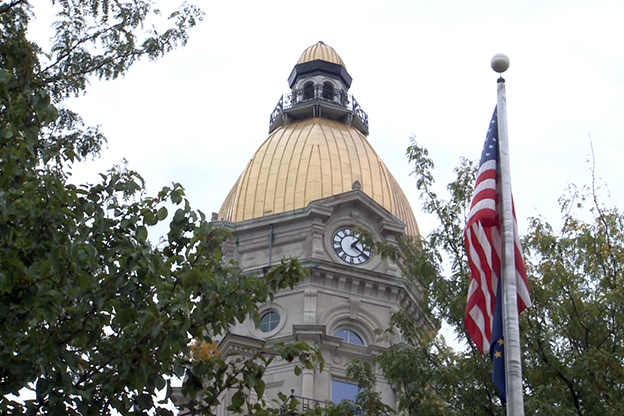
%> input picture 8.jpg, 624 x 416 px
$ octave RoofDetect.m   (GNU Octave 9; MATLAB toolbox functions it lacks are replaced by stand-ins)
%> lines starting %> are read from the running program, lines starting %| are printed output that depends on the picture; in (x1, y1, x2, y2) boxes, pixels count from 0 and x2, y2 are one past the last pixel; in counts of white or black regions, pixels touching at a corner belong together; the program's own positions count from 1
clc;clear;
img=imread('8.jpg');
%> img is the input picture: size 416x624x3 uint8; mean R, G, B 149.6, 150.5, 146.2
img_hsv = rgb2hsv(img);
%> img_hsv: size 416x624x3 double; mean H, S, V 0.316, 0.156, 0.608
array2 = (img_hsv(:,:,1) > 0.075);
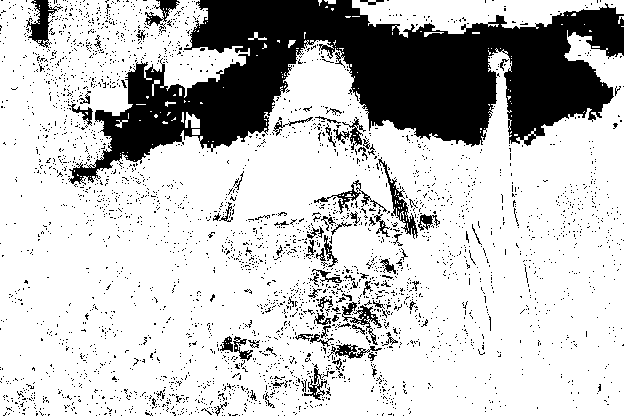
%> array2: size 416x624 logical; 77.2% white; 3242 black regions (3154 under 20 px), largest, box (x1, y1, x2, y2) and area: (68, 0, 624, 185) 45136, (26, 0, 63, 48) 672, (378, 157, 418, 239) 589
array3 = (img_hsv(:,:,1) < 0.115);
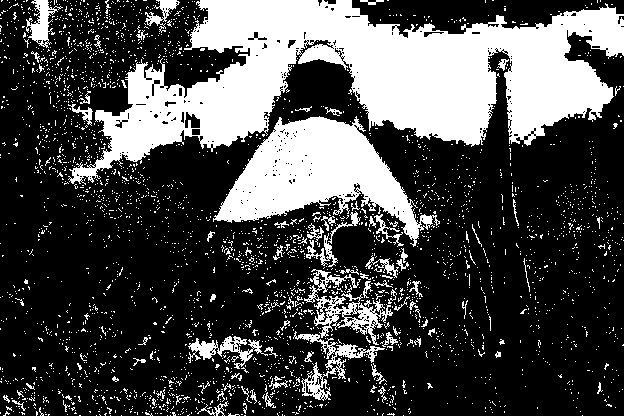
%> array3: size 416x624 logical; 28.8% white; 3001 white regions (2912 under 20 px), largest, box (x1, y1, x2, y2) and area: (68, 0, 624, 185) 45613, (213, 116, 440, 247) 12914, (304, 269, 393, 345) 1840
result = array2 .* array3;
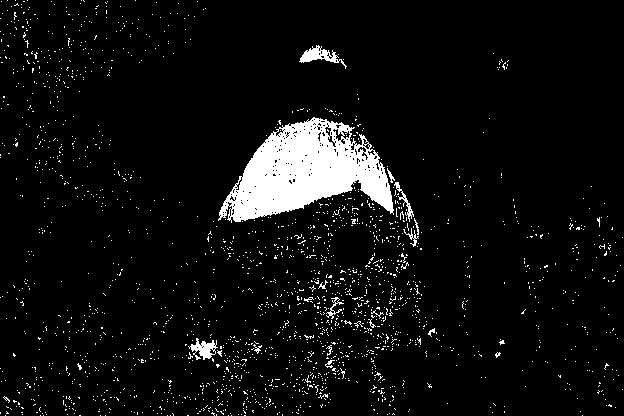
%> result: size 416x624 double; values 0 (black) and 1 (white), 6% white; 2021 white regions (2004 under 20 px), largest, box (x1, y1, x2, y2) and area: (218, 117, 394, 223) 10089, (299, 45, 347, 69) 386, (188, 338, 218, 360) 315
img_filtered = medfilt2(result, [10 10]);
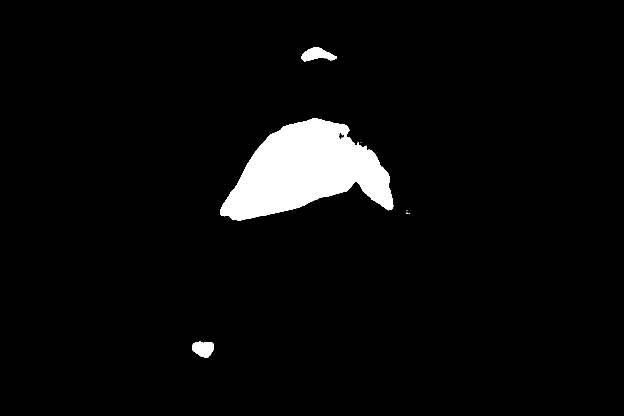
%> img_filtered: size 416x624 double; min 0, max 1, mean 0.0428
figure(1);
imshow(img_filtered);
figure(2);
imshow(result);

$ run again, with 1.jpg copied over 8.jpg
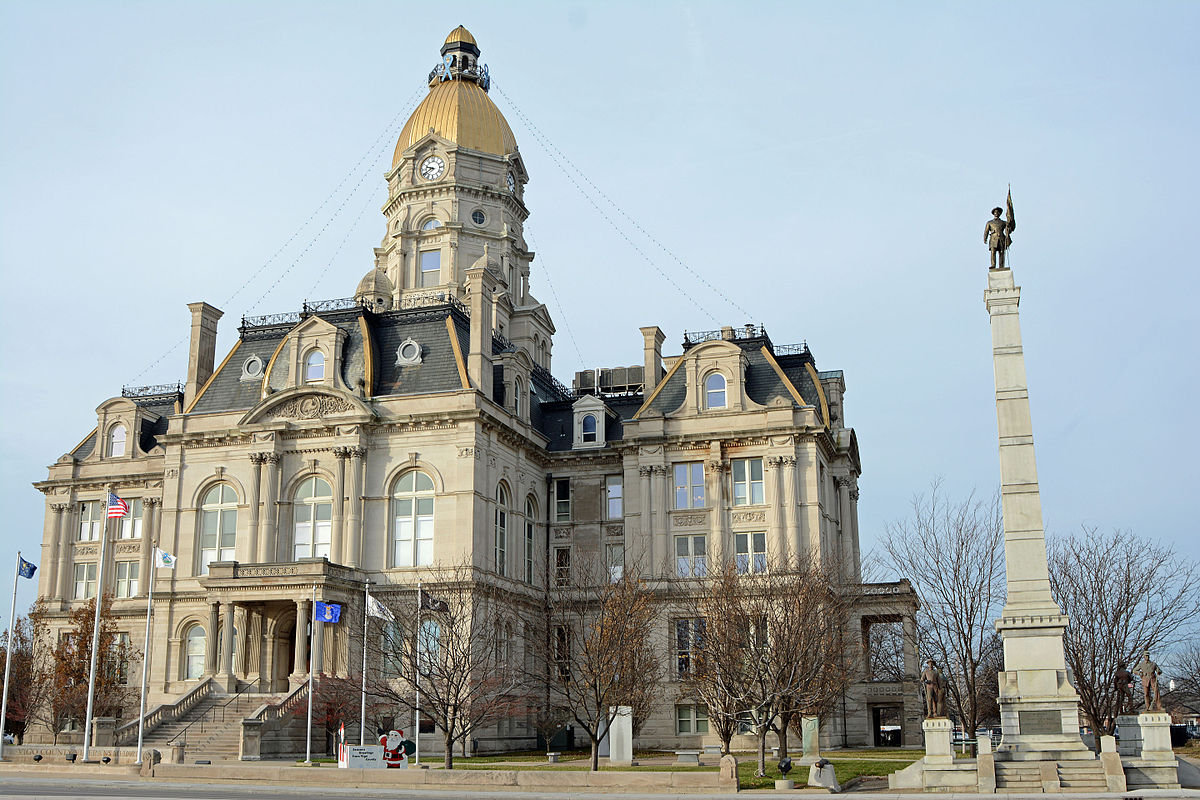
%> input picture 1.jpg, 1200 x 800 px
%> img is the input picture: size 800x1200x3 uint8; mean R, G, B 161.5, 168.7, 168.8
%> img_hsv: size 800x1200x3 double; mean H, S, V 0.374, 0.2, 0.71
%> `array2 = (img_hsv(:,:,1) > 0.075);`:
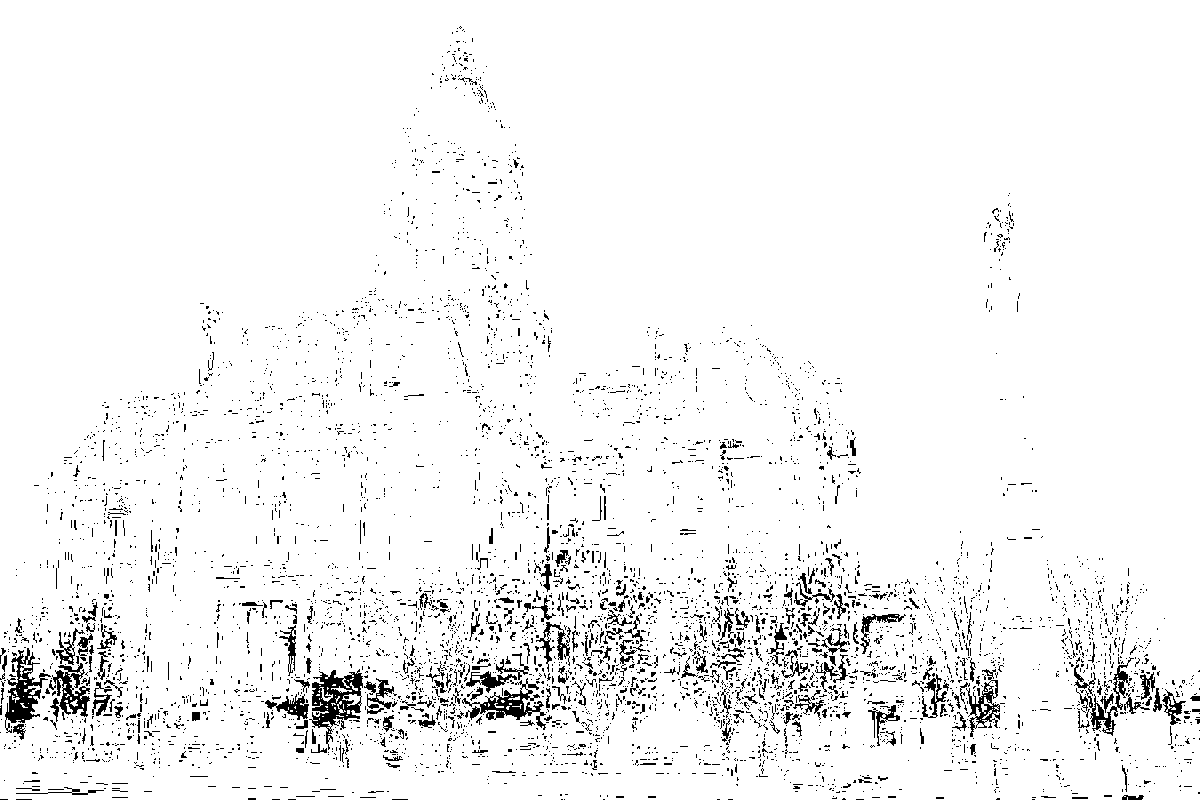
%> array2: size 800x1200 logical; 95.4% white; black in thin lines or dots
%> array3: size 800x1200 logical; 21% white; 2778 white regions (2412 under 20 px), largest, box (x1, y1, x2, y2) and area: (0, 303, 920, 796) 136031, (623, 327, 857, 502) 7715, (392, 74, 516, 186) 4617
%> result: size 800x1200 double; values 0 (black) and 1 (white), 16.4% white; 4212 white regions (3773 under 20 px), largest, box (x1, y1, x2, y2) and area: (0, 464, 880, 796) 61664, (13, 303, 538, 749) 23337, (640, 327, 831, 499) 6342
%> `img_filtered = medfilt2(result, [10 10]);`:
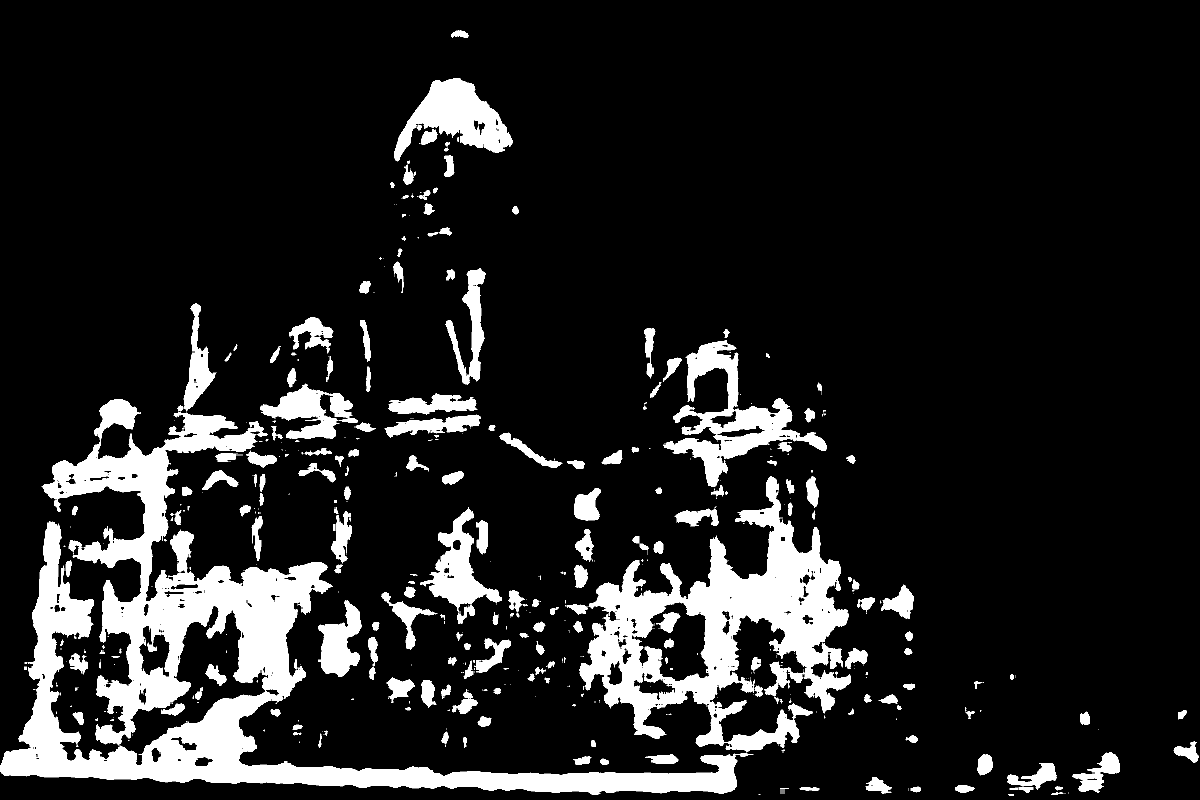
%> img_filtered: size 800x1200 double; min 0, max 1, mean 0.134

$ run again, with 9.jpg copied over 8.jpg
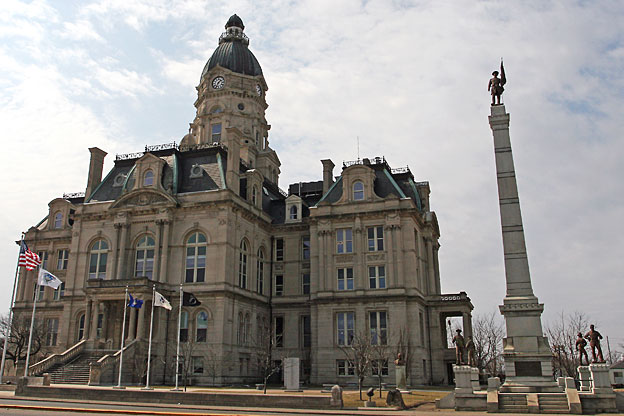
%> input picture 9.jpg, 624 x 416 px
%> img is the input picture: size 416x624x3 uint8; mean R, G, B 148.8, 145.7, 142.5
%> img_hsv: size 416x624x3 double; mean H, S, V 0.34, 0.13, 0.597
%> `array2 = (img_hsv(:,:,1) > 0.075);`:
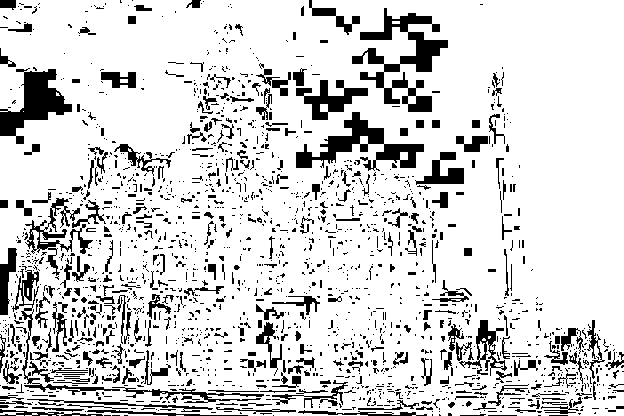
%> array2: size 416x624 logical; 83.9% white; 1799 black regions (1468 under 20 px), largest, box (x1, y1, x2, y2) and area: (352, 8, 448, 112) 3261, (296, 112, 424, 171) 2457, (0, 68, 72, 144) 2308
%> array3: size 416x624 logical; 36.5% white; 609 white regions (496 under 20 px), largest, box (x1, y1, x2, y2) and area: (0, 8, 624, 416) 79373, (0, 68, 72, 144) 2330, (414, 152, 464, 212) 907
%> result: size 416x624 double; values 0 (black) and 1 (white), 20.4% white; 1592 white regions (1379 under 20 px), largest, box (x1, y1, x2, y2) and area: (31, 63, 279, 376) 17367, (304, 162, 448, 364) 8857, (218, 391, 552, 416) 1947
%> `img_filtered = medfilt2(result, [10 10]);`:
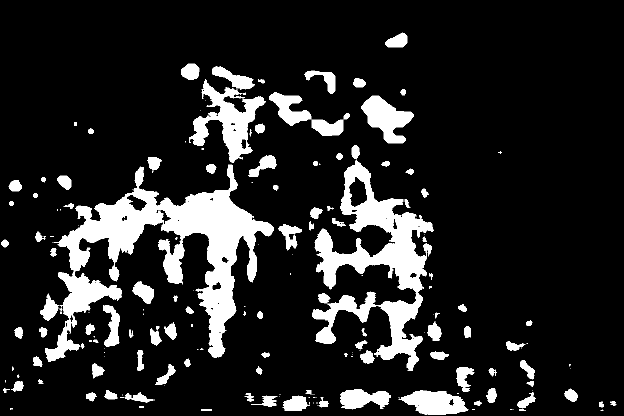
%> img_filtered: size 416x624 double; min 0, max 1, mean 0.145
